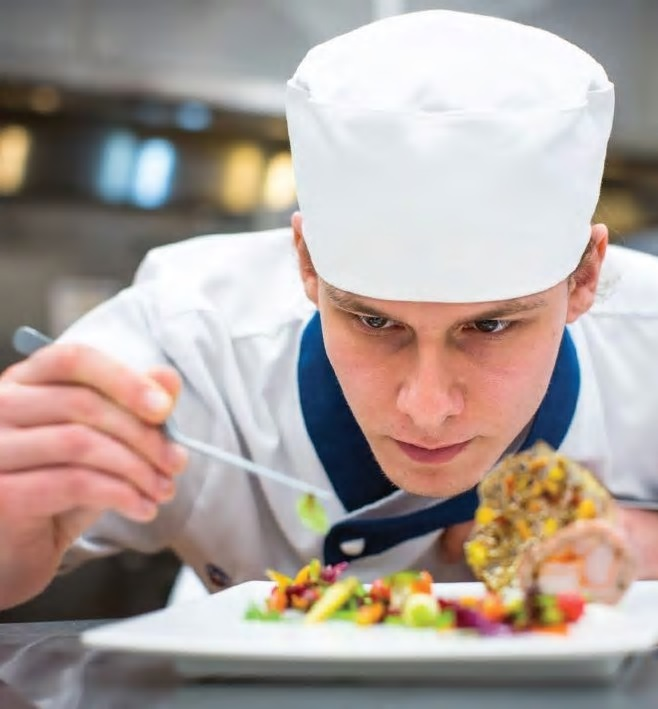
#> input picture homework/data/svd_demo1.jpg, 658 x 709 px, found by its file name
$ python hw2.py
#> lines starting #> are read from the running program, lines starting #| are printed output that depends on the picture
# -*- coding: utf-8 -*-
# from IPython import get_ipython
# get_ipython().run_line_magic('reset', '-sf')

import numpy as np
import numpy.linalg as la
import matplotlib.pyplot as plt
import cv2


plt.rcParams['figure.dpi'] = 144


def myeig(A, symmetric=False):
#> called with symmetric = True
    if symmetric:
        lambdas, V = np.linalg.eigh(A)
#> lambdas = 658 values from 0.168 to 1.31e+10
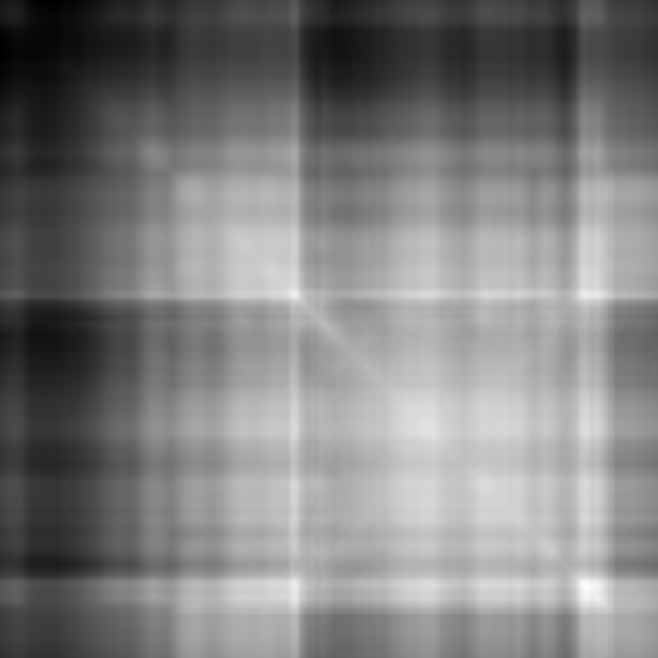
#> A: shape (658, 658) float64; min 9744700, max 29303507, mean 19496062.5; drawn with min black and max white
    else:
        lambdas, V = np.linalg.eig(A)
    lambdas_real = np.real(lambdas)
#> lambdas_real = 658 values from 0.168 to 1.31e+10
    sorted_idx = lambdas_real.argsort()[::-1]
#> sorted_idx = 658 values, max 657 at index 0, min 0 at index 657, mean 328.5
    return lambdas[sorted_idx], V[:, sorted_idx]


def mysvd(A):
    lambdas, V = myeig(A.T @ A, symmetric=True)
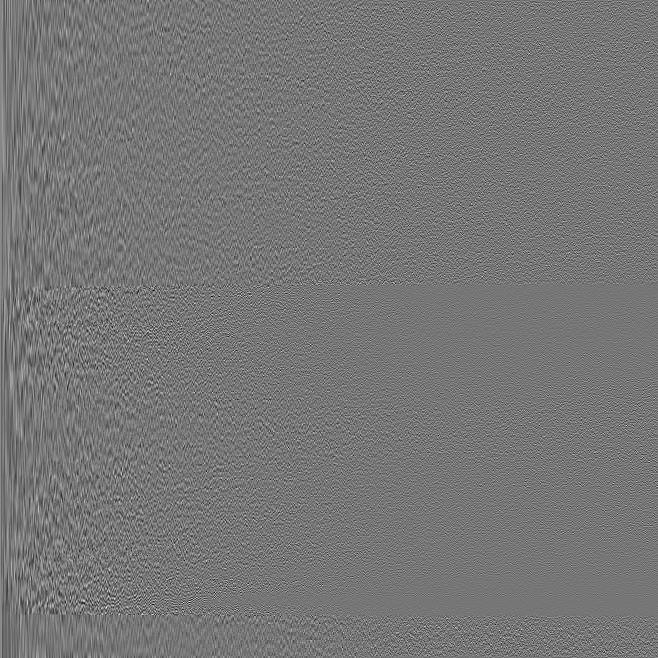
#> V: shape (658, 658) float64; min -0.255, max 0.293, mean 6.81e-05; drawn with min black and max white
#> lambdas = 658 values, max 1.31e+10 at index 0, min 0.168 at index 657, mean 21913158.6
    lambdas, V = np.real(lambdas), np.real(V)
    lambdas = np.append(lambdas, 1e-12)
#> lambdas = 659 values, max 1.31e+10 at index 0, min 1e-12 at index 658, mean 21879906.4
    rank = np.argwhere(lambdas < 1e-6).min()
#> rank = 658
    lambdas, V = lambdas[0:rank], V[:, 0:rank]
#> lambdas = 658 values, max 1.31e+10 at index 0, min 0.168 at index 657, mean 21913158.6
    U = A @ V / np.sqrt(lambdas)
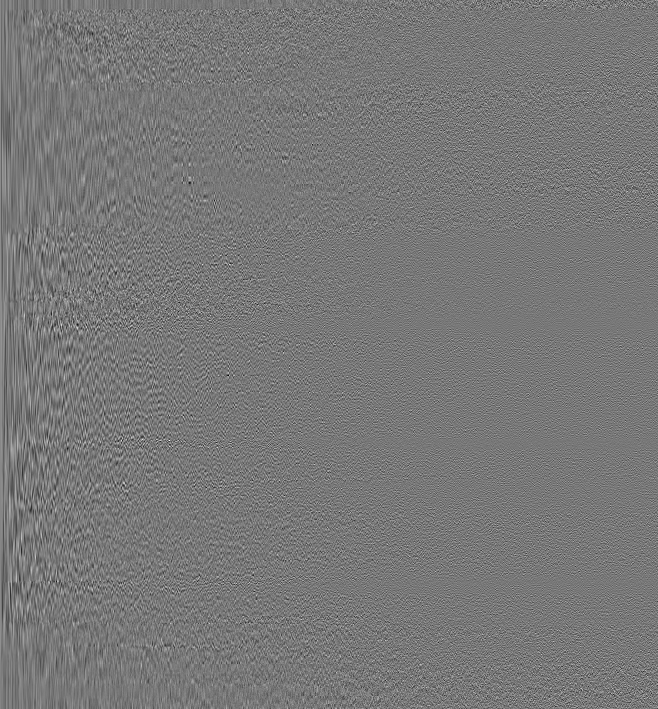
#> U: shape (709, 658) float64; min -0.255, max 0.285, mean 4.69e-05; drawn with min black and max white
    Sigma = np.diag(np.sqrt(lambdas))
    return U, Sigma, V


# ========= 讀圖 =========
img = cv2.imread('E:/homework/data/svd_demo1.jpg', cv2.IMREAD_GRAYSCALE)
A = img.astype(dtype=np.float64)

# ========= SVD =========
U, Sigma, V = mysvd(A)
VT = V.T
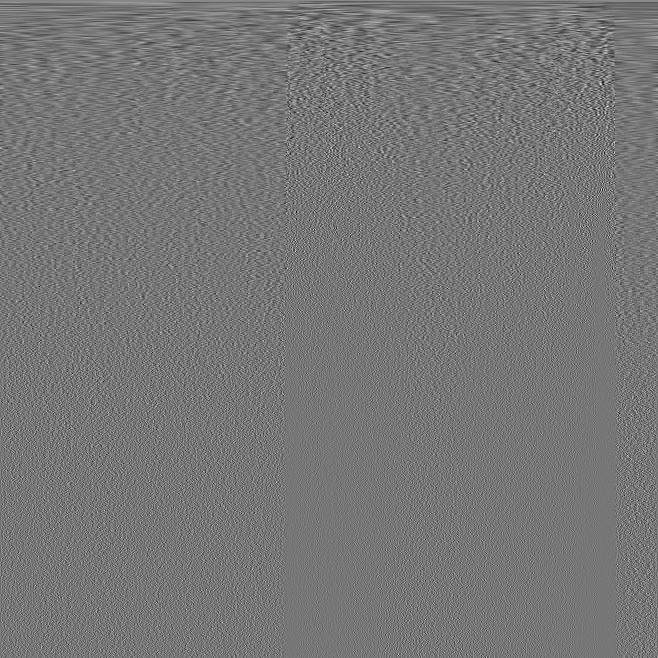
#> VT: shape (658, 658) float64; min -0.255, max 0.293, mean 6.81e-05; drawn with min black and max white


# ========= Energy function =========
def compute_energy(X: np.ndarray):
    return np.sum(X**2)


# ========= SNR & Noise Energy =========
img_h, img_w = A.shape
#> img_h = 709; img_w = 658
keep_r = 201
rs = np.arange(1, keep_r)

energy_A = compute_energy(A)
#> energy_A = 1.44e+10
energy_N = np.zeros(keep_r)

for r in rs:
    A_bar = U[:, 0:r] @ Sigma[0:r, 0:r] @ VT[0:r, :]
    Noise = A - A_bar
    energy_N[r] = compute_energy(Noise)
#> this loop made 200 passes
#> pass 1, `A_bar = U[:, 0:r] @ Sigma[0:r, 0:r] @ VT[0:r, :]`:
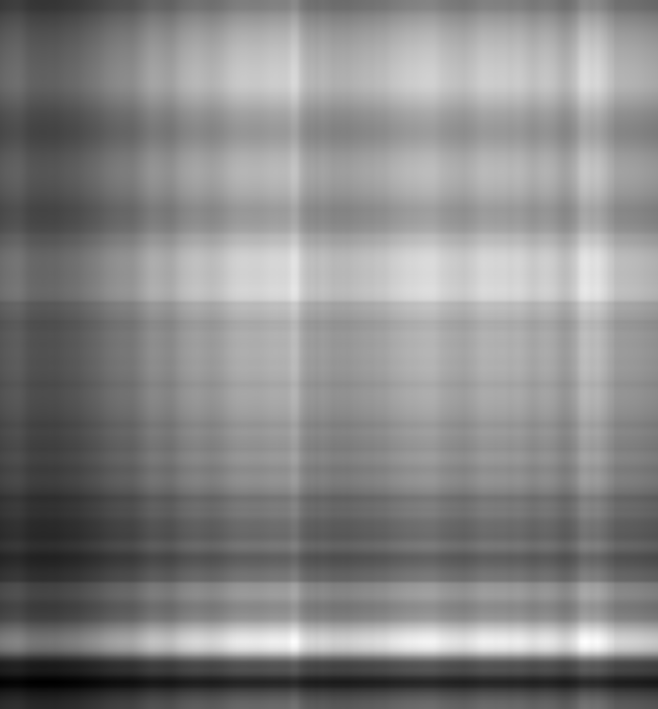
#> A_bar: shape (709, 658) float64; min 45.74, max 267.3, mean 163.2; drawn with min black and max white
#> pass 2, `Noise = A - A_bar`:
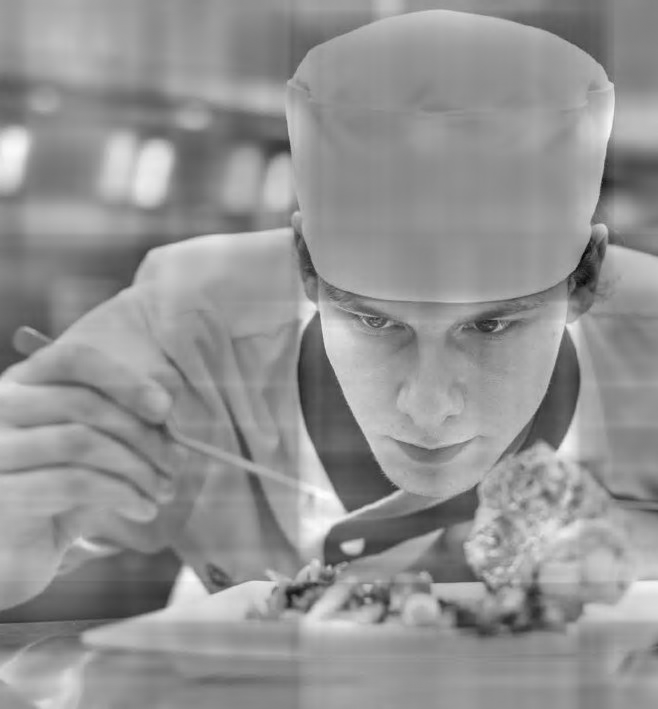
#> Noise: shape (709, 658) float64; min -179.3, max 130.5, mean 0.1; drawn with min black and max white
#> after the loop, energy_N = 201 values, max 1.3e+09 at index 1, min 0 at index 0, mean 30510496.9


# ========= SNR plot =========
ASNR = np.zeros(keep_r)
for r in rs:
    ASNR[r] = 10 * np.log10(energy_A / energy_N[r])
#> after the loop, ASNR = 201 values from 0 to 49.44

plt.figure()
plt.plot(rs, ASNR[1:])
plt.xlabel("r")
plt.ylabel("ASNR (dB)")
plt.title("ASNR vs r")
plt.grid(True)
plt.show()
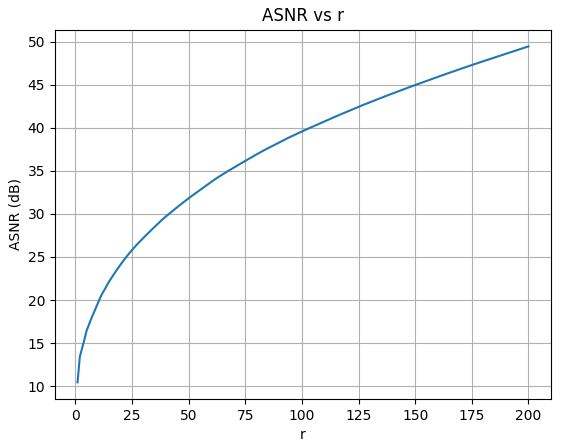
#> figure drawn by matplotlib, 1 panel; curve peaks at x = 200, y = 49.44


# ========= Verification =========
lambda_vals, _ = myeig(A.T @ A, symmetric=True)
#> lambda_vals has the same summary as lambdas in mysvd
lambda_vals = np.real(lambda_vals)

verify_err = np.zeros(keep_r)

for r in rs:
    tail_sum = np.sum(lambda_vals[r:])
    verify_err[r] = np.abs(tail_sum - energy_N[r])
#> this loop made 200 passes
#> tail_sum on passes 1 to 3: 1.3e+09, 656939560.7, 524292081.4
#> after the loop, verify_err = 201 values, max 1.67e-06 at index 1, min 0 at index 0, mean 1.11e-06

print("Max verification error =", np.max(verify_err[1:]))
#| Max verification error = 1.6689300537109375e-06
